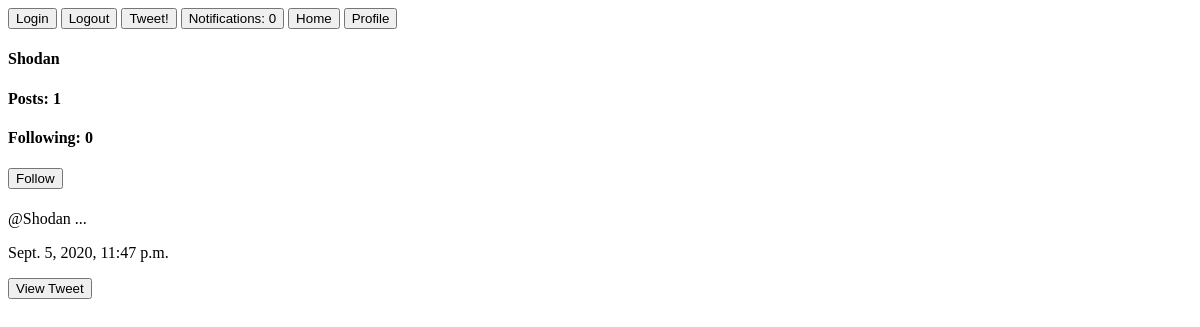
The app's page /view_user/1/ (signed in), older data.
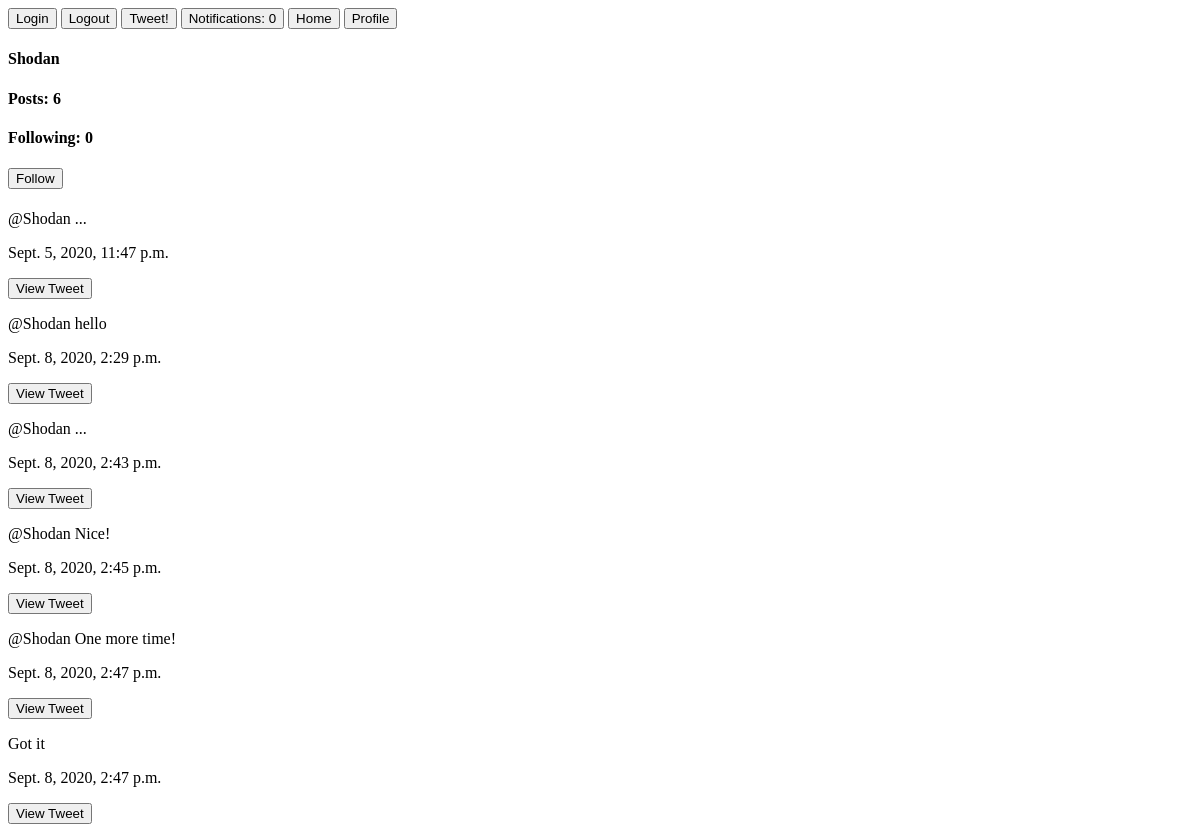
The same page, newer data.
### tweet/models.py (models this page shows)
class Tweet(models.Model):
    user_tweeted = models.ForeignKey(
        MyTwitterUser,
        related_name='tweeted',
        on_delete=models.CASCADE,
    )
    content = models.CharField(max_length=140)
    date_and_time = models.DateTimeField(auto_now=True)

### twitteruser/views.py (the view)
# urls.py: path('view_user/<int:id>/', twitteruser.views.user_detail_view),
def user_detail_view(request, id):
    if request.user:
        current_user = request.user
        notes = len(Notification.objects.filter(notify_user=current_user
        ).filter(is_seen=False))
    else:
        current_user = None
        notes = 0
    detail_user = MyTwitterUser.objects.get(id=id)
    posts = Tweet.objects.filter(user_tweeted=detail_user)
    post_count = len(posts)
    follows = MyTwitterUser.objects.filter(following=detail_user).count() - 1
    return render(
        request,
        'user_detail.html',
        {
            'current_user': current_user,
            'notes': notes,
            'viewed_user': detail_user,
            'posts': posts,
            'post_count': post_count,
            'follow_int': follows
        }
    )

### twitteruser/templates/user_detail.html (shortened to what this page needs)
<a href="/login/"><button>Login</button></a>
<a href="/logout/"><button>Logout</button></a>
<a href="/make_tweet/"><button>Tweet!</button></a>
<a href="/notifications/"><button>Notifications: {{ notes }}</button></a>
<a href="/"><button>Home</button></a>
<a href="/profile/"><button>Profile</button></a>
<div>
    <h4>{{ viewed_user.username }}</h4>
    <h4>Posts: {{ post_count }}</h4>
    <h4>Following: {{ follow_int }}</h4>
    <h4><a href="/follow/{{ viewed_user.id }}/"><button>Follow</button></a></h4>
</div>
<div>
    {% for p in posts %}
        <p>{{ p.content }}</p>
        <p>{{ p.date_and_time }}</p>
        <p><a href="/tweet_detail/{{ p.id }}/"><button>View Tweet</button></a></p>
    {% endfor %}
</div>

Row changes from the older to the newer data that the page shows:
added Tweet: content "@Shodan hello", date_and_time "Sept. 8, 2020, 2:29 p.m."
added Tweet: content "@Shodan ...", date_and_time "Sept. 8, 2020, 2:43 p.m."
added Tweet: content "@Shodan Nice!", date_and_time "Sept. 8, 2020, 2:45 p.m."
added Tweet: content "@Shodan One more time!", date_and_time "Sept. 8, 2020, 2:47 p.m."
added Tweet: content "Got it", date_and_time "Sept. 8, 2020, 2:47 p.m."
Text that changed along with them:
{{ post_count }}: "1" → "6"
